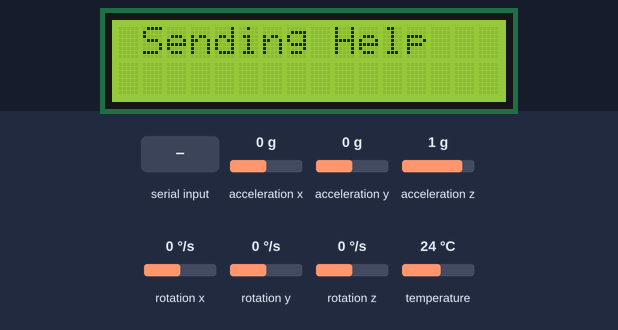
This sketch was run on a simulated ESP32. On the bench: 16×2 character LCD. Inputs (shaded band) come from the test bench; at power-on: acceleration z 1 g, acceleration x 0 g, acceleration y 0 g, rotation x 0 °/s, rotation y 0 °/s, rotation z 0 °/s, temperature 24 °C. The modem accepts every AT command (registered, SIM ready, sends succeed) and sends nothing else; what the sketch prints to the serial monitor is not drawn.

Above: at 2.3 s.
2.4 s: acceleration z set to 0 g
At 3.6 s:
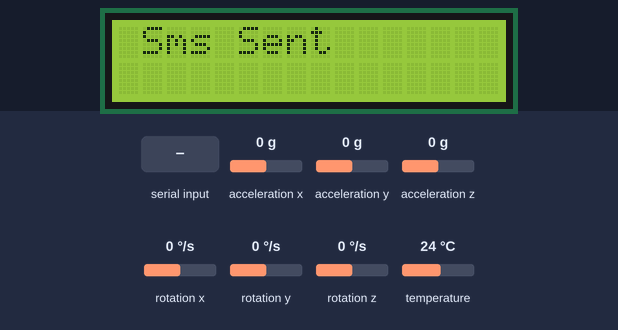
4.7 s: acceleration x set to -1.4 g
10.7 s: "1" received over the second serial link
13.3 s: acceleration x set to 0 g
15.8 s: acceleration x set to -0.8 g
Timing chart, 0 to 18.8 s (numbered marks = the images above; inputs shaded):
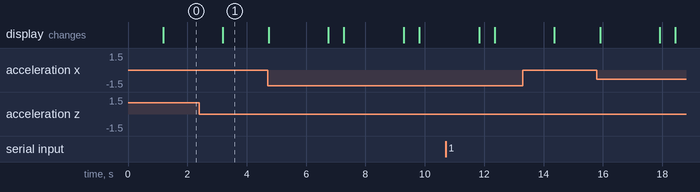

The sketch:

rough_step2_gsmlcdmpu6050_esp32.ino
```cpp
#include <LiquidCrystal_I2C.h>
#include <Adafruit_MPU6050.h>
#include <Adafruit_Sensor.h>
#include <Wire.h>

Adafruit_MPU6050 mpu;

LiquidCrystal_I2C lcd(0x27, 16, 2);

void displaylcd(String message) {
  lcd.clear();
  lcd.setCursor(1, 0);
  lcd.print(message);
}

void updateSerial() {
  delay(500);
  while (Serial.available()) {
    Serial1.write(Serial.read()); // Forward what Serial received to Software Serial Port
  }
  while (Serial1.available()) {
    Serial.write(Serial1.read()); // Forward what Software Serial received to Serial Port
  }
}

void sendsms() {
  Serial.println("Initiating Alert");
  displaylcd("Sending Help");
  Serial1.println("AT"); // Handshaking with SIM900
  updateSerial();
  Serial1.println("AT+CMGF=1"); // Configuring TEXT mode
  updateSerial();
  Serial1.println("AT+CMGS=\"+919731007397\""); // Change ZZ with country code and xxxxxxxxxxx with phone number to sms
  updateSerial();
  Serial1.print("Accident has occurred please help us"); // Text content
  updateSerial();
  Serial1.write(26);
  Serial.println("Sms Sent");
  displaylcd("Sms Sent");
}

void setup() {
  lcd.init();
  lcd.backlight();
  Serial1.begin(115200, SERIAL_8N1, 14, 12);
  Serial.begin(115200);

  Serial.println("Initializing...");
  delay(1000);

  if (!mpu.begin()) {
    Serial.println("Failed to find MPU6050 chip");
    while (1) {
      delay(10);
    }
  }
  Serial.println("MPU6050 Found!");
  mpu.setAccelerometerRange(MPU6050_RANGE_8_G);
  mpu.setGyroRange(MPU6050_RANGE_500_DEG);
  mpu.setFilterBandwidth(MPU6050_BAND_21_HZ);
  delay(100);
}

void loop() {
  sensors_event_t a, g, temp;
  mpu.getEvent(&a, &g, &temp);

  // Print out the values
  Serial.print("Acceleration X: ");
//  displaylcd("Acceleration X: ");
  Serial.print(a.acceleration.x);
//  displaylcd(String(a.acceleration.x));
  Serial.print(", Y: ");
//  displaylcd(", Y: ");
  Serial.print(a.acceleration.y);
//  displaylcd(String(a.acceleration.y));
  Serial.print(", Z: ");
//  displaylcd(", Z: ");
  Serial.print(a.acceleration.z);
//  displaylcd(String(a.acceleration.z));
  Serial.println(" m/s^2");

  Serial.print("Rotation X: ");
//  displaylcd("Rotation X: ");
  Serial.print(g.gyro.x);
//  displaylcd(String(g.gyro.x));
  Serial.print(", Y: ");
//  displaylcd(", Y: ");
  Serial.print(g.gyro.y);
//  displaylcd(String(g.gyro.y));
  Serial.print(", Z: ");
//  displaylcd(", Z: ");
  Serial.print(g.gyro.z);
//  displaylcd(String(g.gyro.z));
  Serial.println(" rad/s");

  Serial.print("Temperature: ");
//  displaylcd("Temperature: ");
  Serial.print(temp.temperature);
//  displaylcd(String(temp.temperature));
  Serial.println(" degC");

  // Check for accident condition (example threshold values)
  if (a.acceleration.x > 5.0 || a.acceleration.y > 1.0 || a.acceleration.z > 5.0 || a.acceleration.x < -5.0 || a.acceleration.y < -1.0 || a.acceleration.z < -5.0) {
    sendsms();
  }

  Serial.println("");
  delay(500);
}
```
